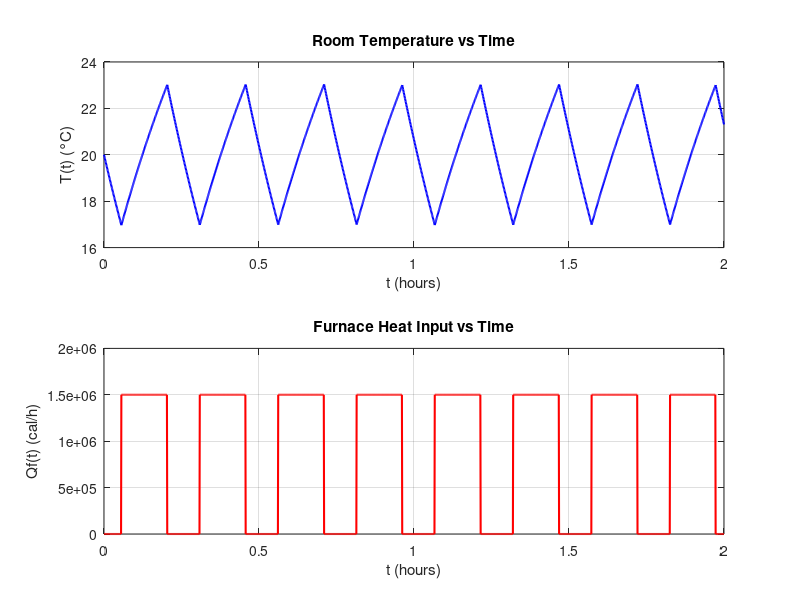

This chart was generated by the following MATLAB code:
% Given Parameters
cp = 0.17;               % Heat capacity of air
rho = 1190;              % Density of air
UA = 35e3;               % Overall heat transfer coefficient
V = 75;                  % Volume of the room
Ta = -5.0;               % Ambient temperature
Qf_on = 1.5e6;           % Furnace heat input
T_initial = 20;          % Initial temperature

% Define Time Array
dt = 0.001;              
t_end = 2;               
t = 0:dt:t_end;         
N = length(t);           

% Variables
T = zeros(1, N);         
Qf = zeros(1, N);        
T(1) = T_initial;        

% Explicit Euler Method
for n = 1:N-1
    % Value of Qf based on definition provided
    if T(n) < 17
        Qf(n) = Qf_on;   
    elseif T(n) > 23
        Qf(n) = 0;       
    else
        if n == 1
            Qf(n) = 0;   
        else
            Qf(n) = Qf(n-1); 
        end
    end
    
    % Provided differential equation
    dTdt = (Qf(n) - UA * (T(n) - Ta)) / (rho * V * cp);
    % One step of univariate Euler's method with fixed time step dt as
    % defined earlier
    T(n+1) = T(n) + dt * dTdt;
end

% Question 2.2
% Plot
figure;

subplot(2, 1, 1);
plot(t, T, 'b', 'LineWidth', 1.5);
xlabel('t (hours)');
ylabel('T(t) (°C)');
title('Room Temperature vs Time');
grid on;

subplot(2, 1, 2);
plot(t, Qf, 'r', 'LineWidth', 1.5);
xlabel('t (hours)');
ylabel('Qf(t) (cal/h)');
title('Furnace Heat Input vs Time');
grid on;

% Question 2.3
furnace_on_indices = Qf == Qf_on;
t_On = sum(furnace_on_indices) * dt;
fprintf('The furnace was ON for %.3f hours.\n', t_On);

